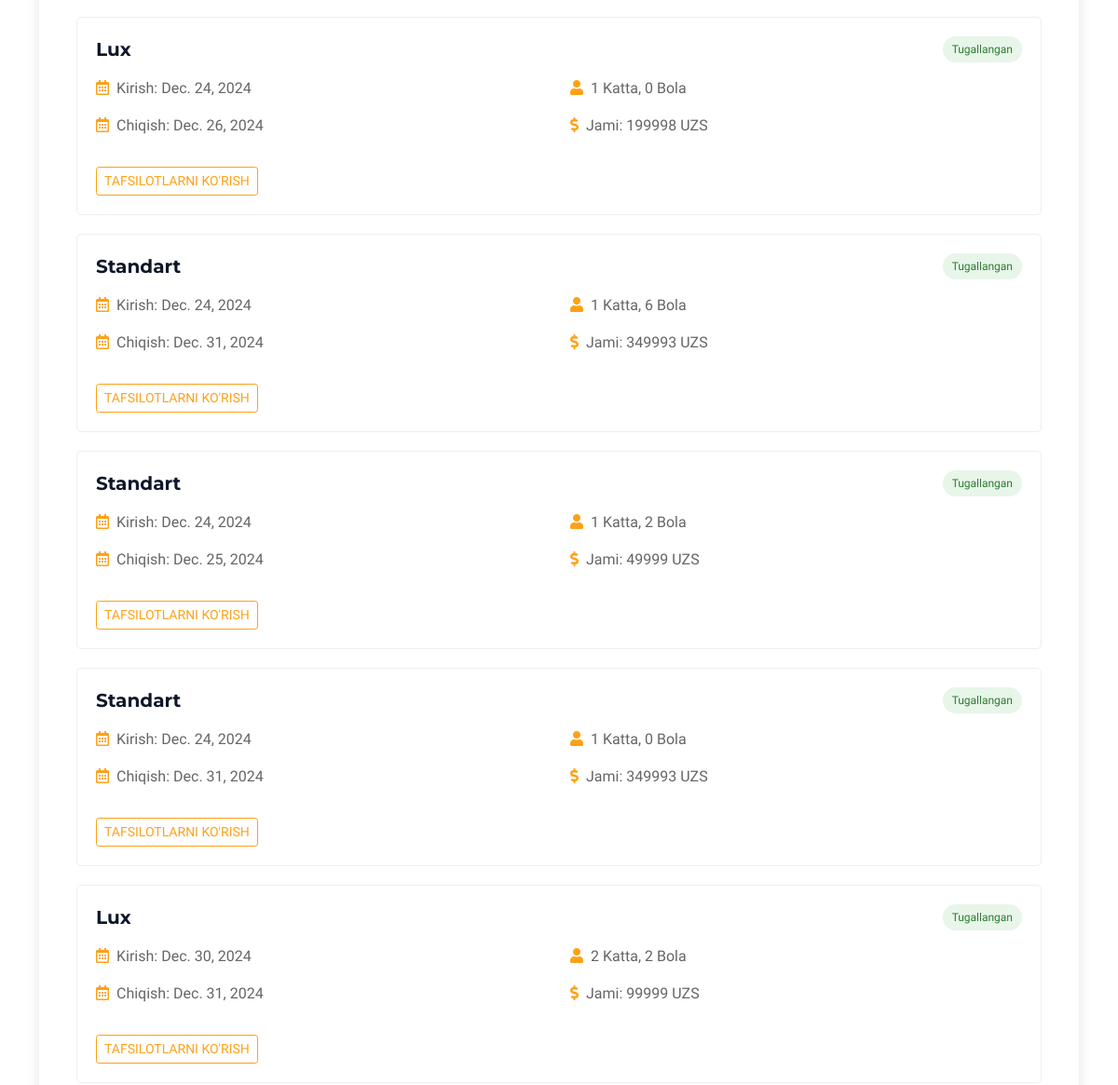
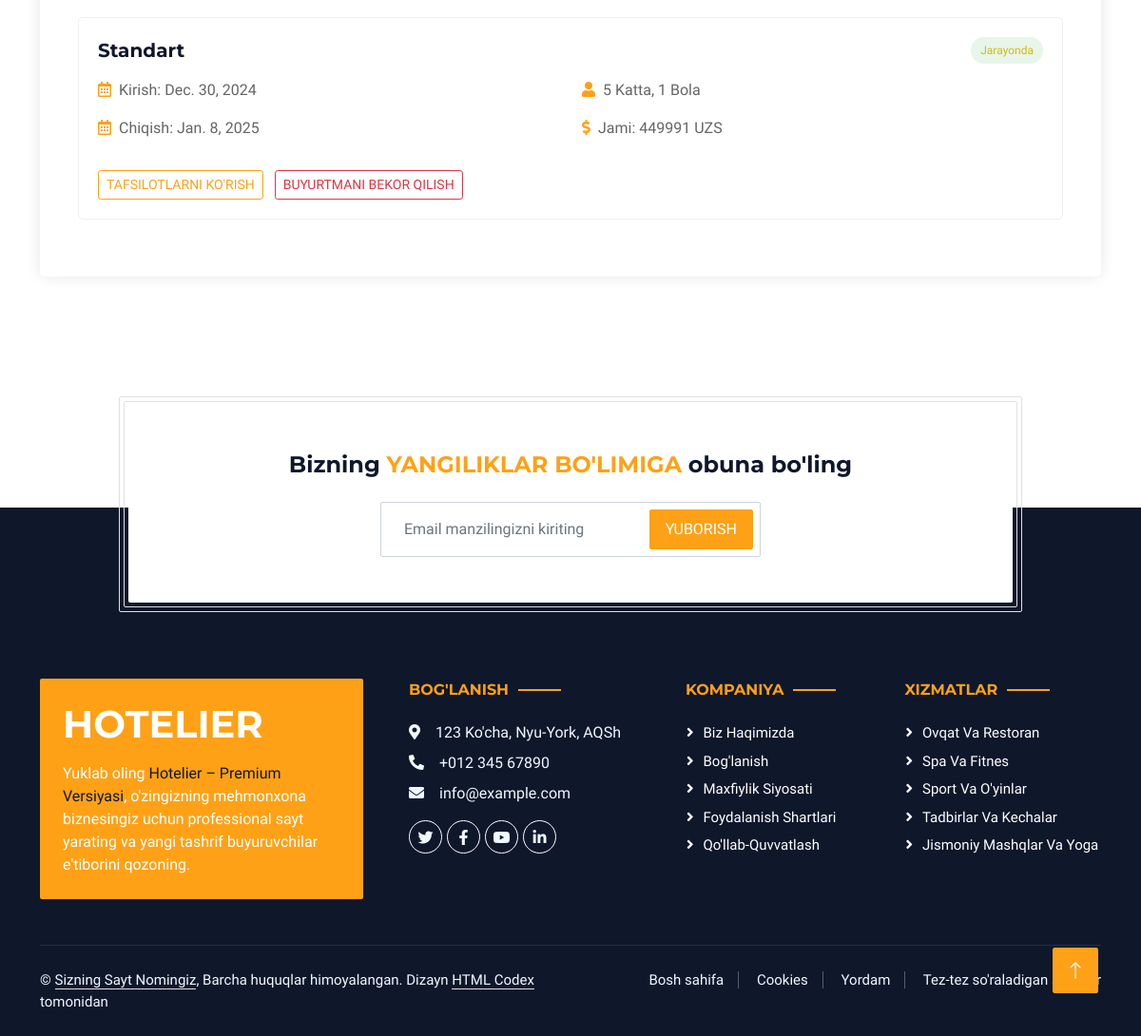
The page /users/profile/ (signed in, lower part) on the database as committed earlier (2 pictures, top to bottom).
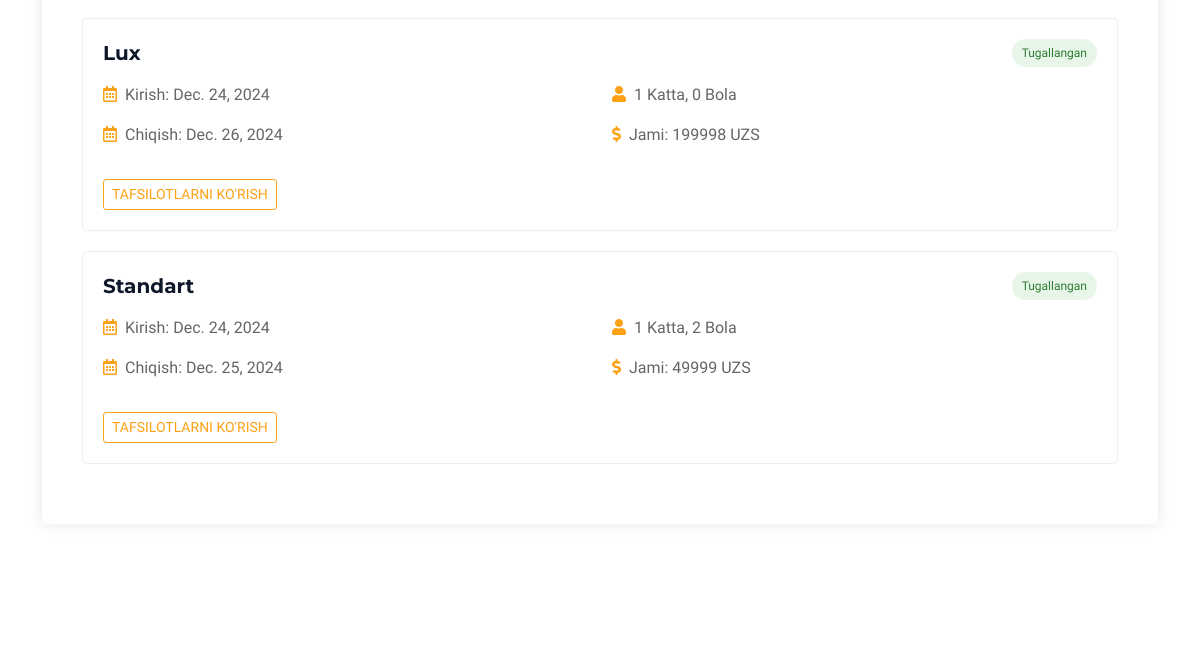
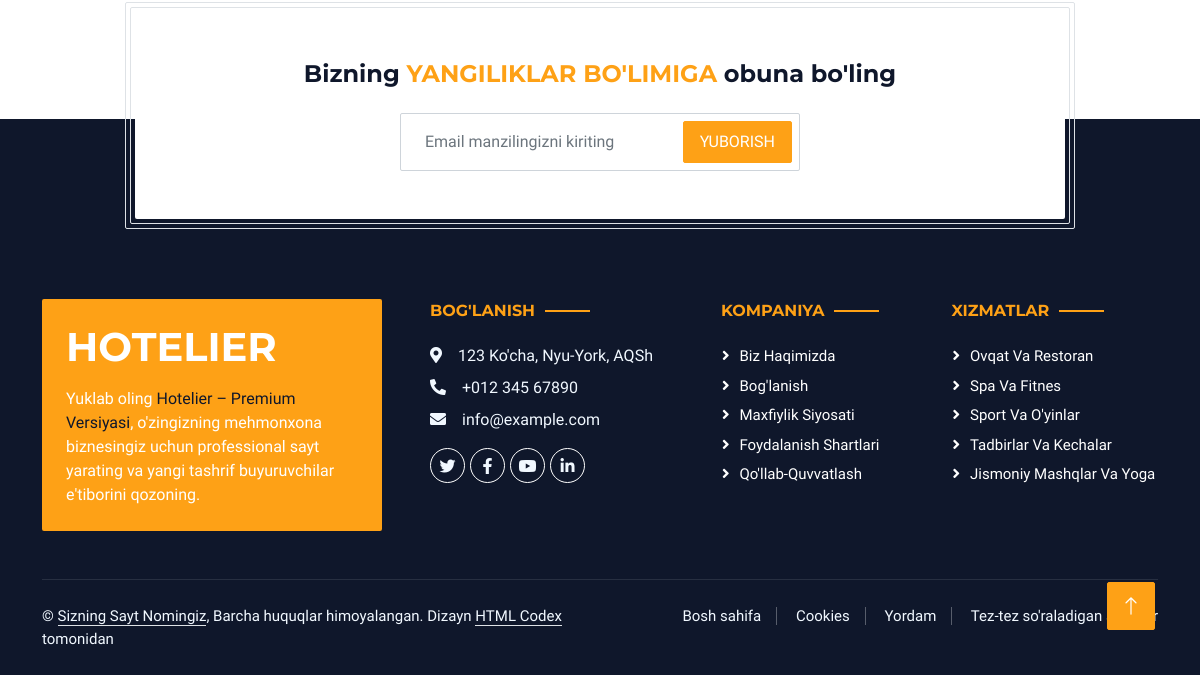
The same page on the database as committed later (2 pictures, top to bottom).
### hotel/models.py (models this page shows, shortened)
class Order(models.Model):
    user = models.ForeignKey(CustomUser, on_delete=models.CASCADE)
    room = models.ForeignKey(Room, on_delete=models.CASCADE)
    booking_date = models.DateField(auto_now_add=True)
    checkin_date = models.DateField()
    checkout_date = models.DateField()
    number_of_adults = models.IntegerField()
    number_of_children = models.IntegerField()
    total_price = models.PositiveIntegerField()
    order_id = generate_order_id()
    def room_detail(self):
        return self.room

class Room(models.Model):
    number = models.CharField(max_length=10, unique=True)
    room_type = models.CharField(max_length=50, choices=ROOM_TYPE)
    adults = models.IntegerField()
    children = models.IntegerField()
    beds = models.IntegerField()
    price_per_night = models.PositiveIntegerField()
    is_available = models.BooleanField(default=True)

### users/views.py (the view)
# urls.py: path('profile/', views.profile, name='profile'),
def profile(request):
    if request.user.is_authenticated:
        user = request.user
        orders = Order.objects.filter(user=user.id)
        today = datetime.now()
        if request.method == 'POST':
            user_form = CustomUserEditForm(request.POST, request.FILES, instance=user)
            if user_form.is_valid():
                user_form.save()
                return redirect('profile')
        else:
            user_form = CustomUserEditForm(instance=user)
        context = {
            'user': user,
            'orders': orders,
            'today': today.date(),
        }
        return render(request, 'users/profile.html', context)
    else:
        return redirect('login')

### templates/users/profile.html (shortened to what this page needs)
{% extends 'base.html' %}
{% load static %}
{% block content %}
    <div class="container-xxl py-5">
        <div class="container">
            <div class="profile-container wow fadeInUp" data-wow-delay="0.1s">
                <div class="tab-content" id="profileTabsContent">
                    <div class="tab-pane fade show active" id="bookings" role="tabpanel">
                        <div class="booking-history">
                             {% if orders %}
                                {% for order in orders %}
                                    <div class="booking-card">
                                        <div class="d-flex justify-content-between align-items-center mb-3">
                                            <h5 class="mb-0">{{ order.room_detail.room_type|title }}</h5>
                                            {% if today >= order.checkin_date and today <= order.checkout_date %}
                                                <span class="booking-status status-processing">Jarayonda</span>
                                            {% elif today < order.checkin_date %}
                                                <span class="booking-status status-upcoming">Kutilmoqda</span>
                                            {% else %}
                                                <span class="booking-status status-completed">Tugallangan</span>
                                            {% endif %}
                                        </div>
                                        <div class="row">
                                            <div class="col-md-6">
                                                <p><i class="far fa-calendar-alt text-primary me-2"></i>Kirish: {{ order.checkin_date }}</p>
                                                <p><i class="far fa-calendar-alt text-primary me-2"></i>Chiqish: {{ order.checkout_date }}</p>
                                            </div>
                                            <div class="col-md-6">
                                                <p><i class="fas fa-user text-primary me-2"></i>{{ order.number_of_adults }} Katta, {{ order.number_of_children }} Bola</p>
                                                <p><i class="fas fa-dollar-sign text-primary me-2"></i>Jami: {{ order.total_price }} UZS</p>
                                            </div>
                                        </div>
                                        <div class="mt-3">
                                            {% if today >= order.checkin_date and today <= order.checkout_date %}
                                                <a class="btn btn-sm btn-outline-primary me-2" href="{% url 'room_detail' order.room.id %}">Tafsilotlarni ko'rish</a>
                                                <a href="{% url 'profile_delete' order.id %}" class="btn btn-sm btn-outline-danger">Buyurtmani bekor qilish</a>
                                            {% else %}
                                                <a class="btn btn-sm btn-outline-primary me-2"  href="{% url 'room_detail' order.room.id %}">Tafsilotlarni ko'rish</a>
                                            {% endif %}
                                        </div>
                                    </div>
                                {% endfor %}
                             {% else %}
                                <p>Sizda hali buyurtmalar mavjud emas!</p>
                             {% endif %}
                        </div>
                    </div>
                </div>
            </div>
        </div>
    </div>
        {% endblock content %}

Rows that differ between the two databases and show on the page:
removed Order: room_detail.room_type "Standart", shows "Tugallangan", checkin_date "Dec. 24, 2024", checkout_date "Dec. 31, 2024", number_of_adults "1", number_of_children "6", total_price "349993", shows "TAFSILOTLARNI KO'RISH"
removed Order: room_detail.room_type "Standart", shows "Tugallangan", checkin_date "Dec. 24, 2024", checkout_date "Dec. 31, 2024", number_of_adults "1", number_of_children "0", total_price "349993", shows "TAFSILOTLARNI KO'RISH"
removed Order: room_detail.room_type "Lux", shows "Tugallangan", checkin_date "Dec. 30, 2024", checkout_date "Dec. 31, 2024", number_of_adults "2", number_of_children "2", total_price "99999", shows "TAFSILOTLARNI KO'RISH"
removed Order: room_detail.room_type "Standart", shows "Jarayonda", checkin_date "Dec. 30, 2024", checkout_date "Jan. 8, 2025", number_of_adults "5", number_of_children "1", total_price "449991", shows "TAFSILOTLARNI KO'RISH"
